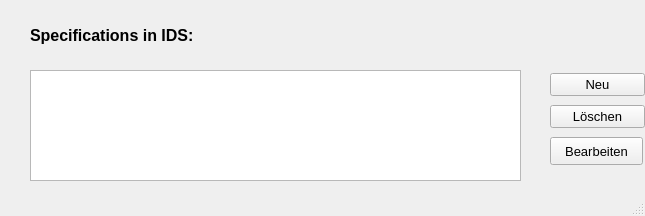
<?xml version="1.0" encoding="UTF-8"?>
<ui version="4.0">
 <class>specManagementWindow</class>
 <widget class="QMainWindow" name="specManagementWindow">
  <property name="geometry">
   <rect>
    <x>0</x>
    <y>0</y>
    <width>645</width>
    <height>216</height>
   </rect>
  </property>
  <property name="windowTitle">
   <string>Manage IDS Specifications Window</string>
  </property>
  <widget class="QWidget" name="centralwidget">
   <widget class="CustomListWidget" name="list_ids_spec">
    <property name="geometry">
     <rect>
      <x>30</x>
      <y>70</y>
      <width>491</width>
      <height>111</height>
     </rect>
    </property>
   </widget>
   <widget class="QLabel" name="lbl_spec_title">
    <property name="geometry">
     <rect>
      <x>30</x>
      <y>20</y>
      <width>231</width>
      <height>31</height>
     </rect>
    </property>
    <property name="font">
     <font>
      <family>Arial</family>
      <pointsize>12</pointsize>
      <weight>75</weight>
      <bold>true</bold>
     </font>
    </property>
    <property name="text">
     <string>Specifications in IDS:</string>
    </property>
   </widget>
   <widget class="QWidget" name="layoutWidget">
    <property name="geometry">
     <rect>
      <x>550</x>
      <y>70</y>
      <width>95</width>
      <height>98</height>
     </rect>
    </property>
    <layout class="QVBoxLayout" name="verticalLayout">
     <item>
      <widget class="QPushButton" name="btn_new_spec">
       <property name="font">
        <font>
         <pointsize>10</pointsize>
        </font>
       </property>
       <property name="text">
        <string>Neu</string>
       </property>
      </widget>
     </item>
     <item>
      <widget class="QPushButton" name="btn_delete_spec">
       <property name="font">
        <font>
         <pointsize>10</pointsize>
        </font>
       </property>
       <property name="text">
        <string>Löschen</string>
       </property>
      </widget>
     </item>
     <item>
      <widget class="QPushButton" name="btn_edit_spec">
       <property name="minimumSize">
        <size>
         <width>93</width>
         <height>28</height>
        </size>
       </property>
       <property name="maximumSize">
        <size>
         <width>93</width>
         <height>28</height>
        </size>
       </property>
       <property name="font">
        <font>
         <pointsize>10</pointsize>
        </font>
       </property>
       <property name="text">
        <string>Bearbeiten</string>
       </property>
      </widget>
     </item>
    </layout>
   </widget>
  </widget>
  <widget class="QStatusBar" name="statusbar"/>
 </widget>
 <customwidgets>
  <customwidget>
   <class>CustomListWidget</class>
   <extends>QListView</extends>
   <header location="global">myWidgets.h</header>
  </customwidget>
 </customwidgets>
 <resources/>
 <connections/>
</ui>
